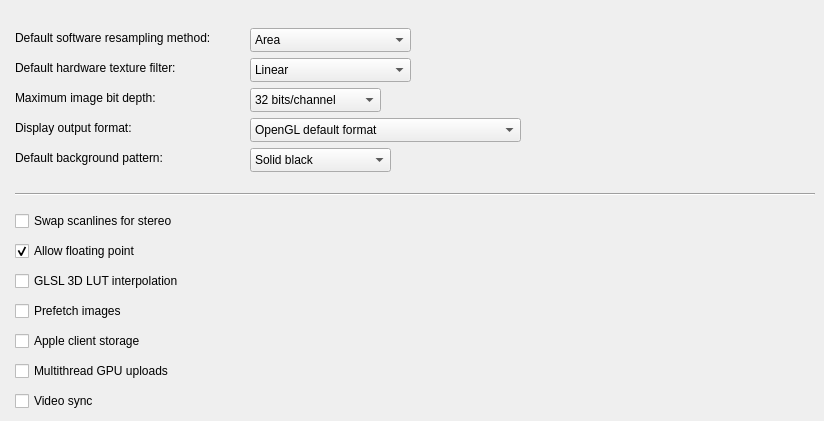
     <widget class="QWidget" name="renderingTab">
      <attribute name="title">
       <string>Rendering</string>
      </attribute>
      <widget class="QCheckBox" name="newGLSLlutInterpToggle">
       <property name="geometry">
        <rect>
         <x>15</x>
         <y>270</y>
         <width>301</width>
         <height>22</height>
        </rect>
       </property>
       <property name="text">
        <string>GLSL 3D LUT interpolation</string>
       </property>
       <property name="checked">
        <bool>false</bool>
       </property>
      </widget>
      <widget class="QCheckBox" name="allowFloatToggle">
       <property name="geometry">
        <rect>
         <x>15</x>
         <y>240</y>
         <width>331</width>
         <height>22</height>
        </rect>
       </property>
       <property name="text">
        <string>Allow floating point</string>
       </property>
       <property name="checked">
        <bool>true</bool>
       </property>
      </widget>
      <widget class="QCheckBox" name="swapScanlinesToggle">
       <property name="geometry">
        <rect>
         <x>15</x>
         <y>210</y>
         <width>311</width>
         <height>22</height>
        </rect>
       </property>
       <property name="text">
        <string>Swap scanlines for stereo</string>
       </property>
       <property name="checked">
        <bool>false</bool>
       </property>
      </widget>
      <widget class="QCheckBox" name="prefetchToggle">
       <property name="enabled">
        <bool>true</bool>
       </property>
       <property name="geometry">
        <rect>
         <x>15</x>
         <y>300</y>
         <width>110</width>
         <height>22</height>
        </rect>
       </property>
       <property name="text">
        <string>Prefetch images</string>
       </property>
       <property name="checked">
        <bool>false</bool>
       </property>
       <property name="tristate">
        <bool>false</bool>
       </property>
      </widget>
      <widget class="QCheckBox" name="appleClientStorageToggle">
       <property name="geometry">
        <rect>
         <x>15</x>
         <y>330</y>
         <width>261</width>
         <height>22</height>
        </rect>
       </property>
       <property name="text">
        <string>Apple client storage</string>
       </property>
      </widget>
      <widget class="QCheckBox" name="useThreadedUploadToggle">
       <property name="enabled">
        <bool>true</bool>
       </property>
       <property name="geometry">
        <rect>
         <x>15</x>
         <y>360</y>
         <width>311</width>
         <height>22</height>
        </rect>
       </property>
       <property name="text">
        <string>Multithread GPU uploads</string>
       </property>
       <property name="checked">
        <bool>false</bool>
       </property>
       <property name="tristate">
        <bool>false</bool>
       </property>
      </widget>
      <widget class="QCheckBox" name="displayVideoSyncButton">
       <property name="geometry">
        <rect>
         <x>15</x>
         <y>390</y>
         <width>281</width>
         <height>22</height>
        </rect>
       </property>
       <property name="text">
        <string>Video sync</string>
       </property>
      </widget>
      <widget class="Line" name="line_2">
       <property name="geometry">
        <rect>
         <x>15</x>
         <y>193</y>
         <width>800</width>
         <height>3</height>
        </rect>
       </property>
       <property name="orientation">
        <enum>Qt::Horizontal</enum>
       </property>
      </widget>
      <widget class="QLabel" name="label_43">
       <property name="geometry">
        <rect>
         <x>15</x>
         <y>30</y>
         <width>231</width>
         <height>16</height>
        </rect>
       </property>
       <property name="text">
        <string>Default software resampling method:</string>
       </property>
       <property name="alignment">
        <set>Qt::AlignLeading|Qt::AlignLeft|Qt::AlignVCenter</set>
       </property>
      </widget>
      <widget class="QLabel" name="defaultHardwareTextureFilterLabel">
       <property name="geometry">
        <rect>
         <x>15</x>
         <y>60</y>
         <width>191</width>
         <height>16</height>
        </rect>
       </property>
       <property name="text">
        <string>Default hardware texture filter:</string>
       </property>
       <property name="alignment">
        <set>Qt::AlignLeading|Qt::AlignLeft|Qt::AlignVCenter</set>
       </property>
      </widget>
      <widget class="QLabel" name="label_40">
       <property name="geometry">
        <rect>
         <x>15</x>
         <y>90</y>
         <width>191</width>
         <height>16</height>
        </rect>
       </property>
       <property name="text">
        <string>Maximum image bit depth:</string>
       </property>
       <property name="alignment">
        <set>Qt::AlignLeading|Qt::AlignLeft|Qt::AlignVCenter</set>
       </property>
      </widget>
      <widget class="QLabel" name="label_45">
       <property name="geometry">
        <rect>
         <x>15</x>
         <y>120</y>
         <width>171</width>
         <height>16</height>
        </rect>
       </property>
       <property name="text">
        <string>Display output format:</string>
       </property>
       <property name="alignment">
        <set>Qt::AlignLeading|Qt::AlignLeft|Qt::AlignVCenter</set>
       </property>
      </widget>
      <widget class="QLabel" name="label_44">
       <property name="geometry">
        <rect>
         <x>15</x>
         <y>150</y>
         <width>191</width>
         <height>16</height>
        </rect>
       </property>
       <property name="text">
        <string>Default background pattern:</string>
       </property>
       <property name="alignment">
        <set>Qt::AlignLeading|Qt::AlignLeft|Qt::AlignVCenter</set>
       </property>
      </widget>
      <widget class="QComboBox" name="resampleMethodCombo">
       <property name="geometry">
        <rect>
         <x>250</x>
         <y>28</y>
         <width>161</width>
         <height>24</height>
        </rect>
       </property>
       <item>
        <property name="text">
         <string>Area</string>
        </property>
       </item>
       <item>
        <property name="text">
         <string>Bicubic</string>
        </property>
       </item>
       <item>
        <property name="text">
         <string>Linear</string>
        </property>
       </item>
       <item>
        <property name="text">
         <string>Nearest neighbor</string>
        </property>
       </item>
      </widget>
      <widget class="QComboBox" name="imageFilterCombo">
       <property name="geometry">
        <rect>
         <x>250</x>
         <y>58</y>
         <width>161</width>
         <height>24</height>
        </rect>
       </property>
       <item>
        <property name="text">
         <string>Linear</string>
        </property>
       </item>
       <item>
        <property name="text">
         <string>Nearest neighbor</string>
        </property>
       </item>
      </widget>
      <widget class="QComboBox" name="bitDepthCombo">
       <property name="geometry">
        <rect>
         <x>250</x>
         <y>88</y>
         <width>131</width>
         <height>24</height>
        </rect>
       </property>
       <item>
        <property name="text">
         <string>32 bits/channel</string>
        </property>
       </item>
       <item>
        <property name="text">
         <string>16 bits/channel</string>
        </property>
       </item>
       <item>
        <property name="text">
         <string>8 bits/channel</string>
        </property>
       </item>
      </widget>
      <widget class="QComboBox" name="displayOutputCombo">
       <property name="geometry">
        <rect>
         <x>250</x>
         <y>118</y>
         <width>271</width>
         <height>24</height>
        </rect>
       </property>
       <item>
        <property name="text">
         <string>OpenGL default format</string>
        </property>
       </item>
       <item>
        <property name="text">
         <string>OpenGL 32 RGBA 8 bits/channel</string>
        </property>
       </item>
       <item>
        <property name="text">
         <string>OpenGL 32 RGB+A 10+2 bits/channel</string>
        </property>
       </item>
      </widget>
      <widget class="QComboBox" name="bgPatternCombo">
       <property name="geometry">
        <rect>
         <x>250</x>
         <y>148</y>
         <width>141</width>
         <height>24</height>
        </rect>
       </property>
       <item>
        <property name="text">
         <string>Solid black</string>
        </property>
       </item>
       <item>
        <property name="text">
         <string>Solid 18% grey</string>
        </property>
       </item>
       <item>
        <property name="text">
         <string>Solid 50% grey</string>
        </property>
       </item>
       <item>
        <property name="text">
         <string>Solid white</string>
        </property>
       </item>
       <item>
        <property name="text">
         <string>Checker</string>
        </property>
       </item>
       <item>
        <property name="text">
         <string>Cross-hatch</string>
        </property>
       </item>
      </widget>
     </widget>
